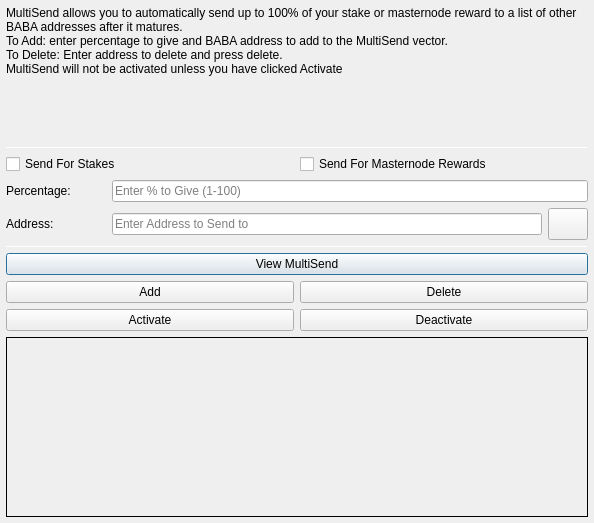
<?xml version="1.0" encoding="UTF-8"?>
<ui version="4.0">
 <class>MultiSendDialog</class>
 <widget class="QDialog" name="MultiSendDialog">
  <property name="windowModality">
   <enum>Qt::NonModal</enum>
  </property>
  <property name="geometry">
   <rect>
    <x>0</x>
    <y>0</y>
    <width>594</width>
    <height>523</height>
   </rect>
  </property>
  <property name="windowTitle">
   <string>MultiSend</string>
  </property>
  <layout class="QVBoxLayout" name="verticalLayout" stretch="0">
   <property name="leftMargin">
    <number>6</number>
   </property>
   <property name="topMargin">
    <number>6</number>
   </property>
   <property name="rightMargin">
    <number>6</number>
   </property>
   <property name="bottomMargin">
    <number>6</number>
   </property>
   <item>
    <layout class="QVBoxLayout" name="verticalLayout_Main" stretch="1,1,1,1,1,1">
     <item>
      <widget class="QLabel" name="label_2">
       <property name="lineWidth">
        <number>1</number>
       </property>
       <property name="text">
        <string>MultiSend allows you to automatically send up to 100% of your stake or masternode reward to a list of other BABA addresses after it matures.
To Add: enter percentage to give and BABA address to add to the MultiSend vector.
To Delete: Enter address to delete and press delete.
MultiSend will not be activated unless you have clicked Activate</string>
       </property>
       <property name="alignment">
        <set>Qt::AlignLeading|Qt::AlignLeft|Qt::AlignTop</set>
       </property>
       <property name="wordWrap">
        <bool>true</bool>
       </property>
      </widget>
     </item>
     <item>
      <widget class="Line" name="line">
       <property name="minimumSize">
        <size>
         <width>0</width>
         <height>1</height>
        </size>
       </property>
       <property name="maximumSize">
        <size>
         <width>16777215</width>
         <height>1</height>
        </size>
       </property>
       <property name="orientation">
        <enum>Qt::Horizontal</enum>
       </property>
      </widget>
     </item>
     <item>
      <layout class="QVBoxLayout" name="verticalLayout_Settings">
       <item>
        <layout class="QHBoxLayout" name="horizontalLayout">
         <item>
          <widget class="QCheckBox" name="multiSendStakeCheckBox">
           <property name="text">
            <string>Send For Stakes</string>
           </property>
          </widget>
         </item>
         <item>
          <widget class="QCheckBox" name="multiSendMasternodeCheckBox">
           <property name="text">
            <string>Send For Masternode Rewards</string>
           </property>
          </widget>
         </item>
        </layout>
       </item>
       <item>
        <layout class="QHBoxLayout" name="horizontalLayout_6">
         <item>
          <widget class="QLabel" name="label">
           <property name="minimumSize">
            <size>
             <width>100</width>
             <height>0</height>
            </size>
           </property>
           <property name="toolTip">
            <string>Percentage of stake to send</string>
           </property>
           <property name="text">
            <string>Percentage:</string>
           </property>
          </widget>
         </item>
         <item>
          <widget class="QLineEdit" name="multiSendPercentEdit">
           <property name="toolTip">
            <string>Enter whole numbers 1 - 100</string>
           </property>
           <property name="placeholderText">
            <string>Enter % to Give (1-100)</string>
           </property>
          </widget>
         </item>
        </layout>
       </item>
       <item>
        <layout class="QHBoxLayout" name="horizontalLayout_7">
         <item>
          <widget class="QLabel" name="label_5">
           <property name="minimumSize">
            <size>
             <width>100</width>
             <height>0</height>
            </size>
           </property>
           <property name="toolTip">
            <string>Address to send portion of stake to</string>
           </property>
           <property name="text">
            <string>Address:</string>
           </property>
          </widget>
         </item>
         <item>
          <widget class="QLineEdit" name="multiSendAddressEdit">
           <property name="toolTip">
            <string/>
           </property>
           <property name="placeholderText">
            <string>Enter Address to Send to</string>
           </property>
          </widget>
         </item>
         <item>
          <widget class="QPushButton" name="addressBookButton">
           <property name="maximumSize">
            <size>
             <width>16777215</width>
             <height>32</height>
            </size>
           </property>
           <property name="toolTip">
            <string>Choose an address from the address book</string>
           </property>
           <property name="text">
            <string/>
           </property>
           <property name="icon">
            <iconset resource="../babacoin.qrc">
             <normaloff>:/icons/address-book</normaloff>:/icons/address-book</iconset>
           </property>
           <property name="shortcut">
            <string>Alt+A</string>
           </property>
           <property name="autoDefault">
            <bool>false</bool>
           </property>
          </widget>
         </item>
        </layout>
       </item>
      </layout>
     </item>
     <item>
      <widget class="Line" name="line_2">
       <property name="minimumSize">
        <size>
         <width>0</width>
         <height>1</height>
        </size>
       </property>
       <property name="maximumSize">
        <size>
         <width>16777215</width>
         <height>1</height>
        </size>
       </property>
       <property name="orientation">
        <enum>Qt::Horizontal</enum>
       </property>
      </widget>
     </item>
     <item>
      <layout class="QVBoxLayout" name="verticalLayout_Buttons">
       <item>
        <layout class="QHBoxLayout" name="horizontalLayout_4">
         <item>
          <widget class="QPushButton" name="viewButton">
           <property name="toolTip">
            <string/>
           </property>
           <property name="statusTip">
            <string>View MultiSend Vector</string>
           </property>
           <property name="text">
            <string>View MultiSend</string>
           </property>
          </widget>
         </item>
        </layout>
       </item>
       <item>
        <layout class="QHBoxLayout" name="horizontalLayout_2">
         <item>
          <widget class="QPushButton" name="addButton">
           <property name="toolTip">
            <string/>
           </property>
           <property name="statusTip">
            <string>Add to MultiSend Vector</string>
           </property>
           <property name="text">
            <string>Add</string>
           </property>
          </widget>
         </item>
         <item>
          <widget class="QPushButton" name="deleteButton">
           <property name="toolTip">
            <string/>
           </property>
           <property name="statusTip">
            <string>Delete Address From MultiSend Vector</string>
           </property>
           <property name="text">
            <string>Delete</string>
           </property>
          </widget>
         </item>
        </layout>
       </item>
       <item>
        <layout class="QHBoxLayout" name="horizontalLayout_5">
         <item>
          <widget class="QPushButton" name="activateButton">
           <property name="statusTip">
            <string>Activate MultiSend</string>
           </property>
           <property name="text">
            <string>Activate</string>
           </property>
          </widget>
         </item>
         <item>
          <widget class="QPushButton" name="disableButton">
           <property name="statusTip">
            <string>Deactivate MultiSend</string>
           </property>
           <property name="text">
            <string>Deactivate</string>
           </property>
          </widget>
         </item>
        </layout>
       </item>
      </layout>
     </item>
     <item>
      <widget class="QLabel" name="message">
       <property name="minimumSize">
        <size>
         <width>0</width>
         <height>180</height>
        </size>
       </property>
       <property name="frameShape">
        <enum>QFrame::Panel</enum>
       </property>
       <property name="frameShadow">
        <enum>QFrame::Plain</enum>
       </property>
       <property name="lineWidth">
        <number>1</number>
       </property>
       <property name="midLineWidth">
        <number>1</number>
       </property>
       <property name="text">
        <string/>
       </property>
       <property name="alignment">
        <set>Qt::AlignLeading|Qt::AlignLeft|Qt::AlignTop</set>
       </property>
       <property name="wordWrap">
        <bool>true</bool>
       </property>
      </widget>
     </item>
    </layout>
   </item>
  </layout>
 </widget>
 <resources>
  <include location="../babacoin.qrc"/>
 </resources>
 <connections/>
</ui>
